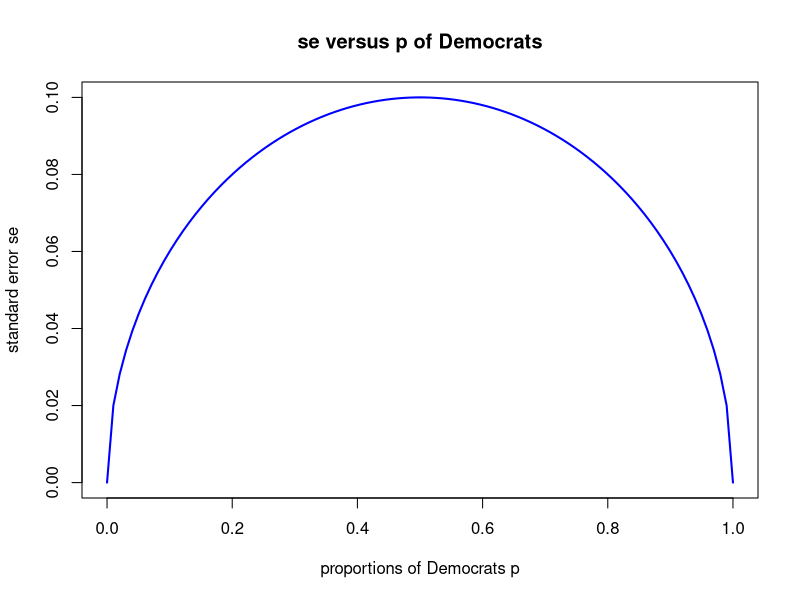

Here is the R script that generated this plot:
# `N` represents the number of people polled
N <- 25

# Create a variable `p` that contains 100 proportions ranging from 0 to 1 using the `seq` function
p <- seq(0,1,length.out=100)

# Create a variable `se` that contains the standard error of each sample average
se <- sqrt(p * (1-p)/ N)

# Plot `p` on the x-axis and `se` on the y-axis
plot(p,se,type="l", col="blue",lwd=2,xlab="proportions of Democrats p",ylab="standard error se",main="se versus p of Democrats")